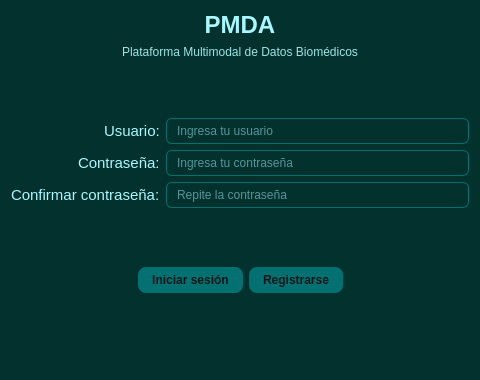
<?xml version="1.0" encoding="UTF-8"?>
<ui version="4.0">
 <class>LoginWindow</class>
 <widget class="QDialog" name="LoginWindow">
  <property name="geometry">
   <rect>
    <x>0</x>
    <y>0</y>
    <width>480</width>
    <height>380</height>
   </rect>
  </property>
  <property name="windowTitle">
   <string>Inicio de sesión</string>
  </property>
  <property name="styleSheet">
   <string notr="true">QDialog {
    background-color: #03312E;
    background-image: url(fondo.png);
    background-repeat: no-repeat;
    background-position: center;
}

QLabel {
    color: #A8F9FF;
    font-size: 11pt;
}

QLabel#title_label {
    font-size: 18pt;
    font-weight: bold;
    color: #A8F9FF;
}

QLabel#subtitle_label {
    font-size: 9pt;
    color: #9AE5E6;
}

QLabel#error_label {
    color: #A8F9FF;
    font-weight: bold;
}

QLineEdit {
    background-color: rgba(3, 49, 46, 210);
    border: 1px solid #037171;
    border-radius: 6px;
    padding: 4px 8px;
    color: #A8F9FF;
    selection-background-color: #037171;
}

QPushButton {
    background-color: #037171;
    color: #121619;
    border-radius: 8px;
    padding: 6px 14px;
    font-weight: bold;
}

QPushButton:hover {
    background-color: #9AE5E6;
}

QPushButton:pressed {
    background-color: #A8F9FF;
}</string>
  </property>
  <layout class="QVBoxLayout" name="verticalLayout">
   <item>
    <widget class="QLabel" name="title_label">
     <property name="text">
      <string>PMDA</string>
     </property>
     <property name="alignment">
      <set>Qt::AlignHCenter|Qt::AlignVCenter</set>
     </property>
    </widget>
   </item>
   <item>
    <widget class="QLabel" name="subtitle_label">
     <property name="text">
      <string>Plataforma Multimodal de Datos Biomédicos</string>
     </property>
     <property name="alignment">
      <set>Qt::AlignHCenter|Qt::AlignVCenter</set>
     </property>
    </widget>
   </item>
   <item>
    <spacer name="verticalSpacer_top">
     <property name="orientation">
      <enum>Qt::Vertical</enum>
     </property>
     <property name="sizeHint" stdset="0">
      <size>
       <width>20</width>
       <height>10</height>
      </size>
     </property>
    </spacer>
   </item>
   <item>
    <layout class="QFormLayout" name="formLayout">
     <property name="labelAlignment">
      <set>Qt::AlignRight|Qt::AlignVCenter</set>
     </property>
     <item row="0" column="0">
      <widget class="QLabel" name="label_user">
       <property name="text">
        <string>Usuario:</string>
       </property>
      </widget>
     </item>
     <item row="0" column="1">
      <widget class="QLineEdit" name="username_input">
       <property name="placeholderText">
        <string>Ingresa tu usuario</string>
       </property>
      </widget>
     </item>
     <item row="1" column="0">
      <widget class="QLabel" name="label_password">
       <property name="text">
        <string>Contraseña:</string>
       </property>
      </widget>
     </item>
     <item row="1" column="1">
      <widget class="QLineEdit" name="password_input">
       <property name="echoMode">
        <enum>QLineEdit::Password</enum>
       </property>
       <property name="placeholderText">
        <string>Ingresa tu contraseña</string>
       </property>
      </widget>
     </item>
     <item row="2" column="0">
      <widget class="QLabel" name="label_confirm">
       <property name="text">
        <string>Confirmar contraseña:</string>
       </property>
      </widget>
     </item>
     <item row="2" column="1">
      <widget class="QLineEdit" name="confirm_password_input">
       <property name="echoMode">
        <enum>QLineEdit::Password</enum>
       </property>
       <property name="placeholderText">
        <string>Repite la contraseña</string>
       </property>
      </widget>
     </item>
    </layout>
   </item>
   <item>
    <spacer name="verticalSpacer_mid">
     <property name="orientation">
      <enum>Qt::Vertical</enum>
     </property>
     <property name="sizeHint" stdset="0">
      <size>
       <width>20</width>
       <height>10</height>
      </size>
     </property>
    </spacer>
   </item>
   <item>
    <layout class="QHBoxLayout" name="buttonLayout">
     <item>
      <spacer name="horizontalSpacer_left">
       <property name="orientation">
        <enum>Qt::Horizontal</enum>
       </property>
       <property name="sizeHint" stdset="0">
        <size>
         <width>40</width>
         <height>20</height>
        </size>
       </property>
      </spacer>
     </item>
     <item>
      <widget class="QPushButton" name="login_button">
       <property name="text">
        <string>Iniciar sesión</string>
       </property>
       <property name="minimumWidth">
        <number>110</number>
       </property>
      </widget>
     </item>
     <item>
      <widget class="QPushButton" name="register_button">
       <property name="text">
        <string>Registrarse</string>
       </property>
       <property name="minimumWidth">
        <number>110</number>
       </property>
      </widget>
     </item>
     <item>
      <spacer name="horizontalSpacer_right">
       <property name="orientation">
        <enum>Qt::Horizontal</enum>
       </property>
       <property name="sizeHint" stdset="0">
        <size>
         <width>40</width>
         <height>20</height>
        </size>
       </property>
      </spacer>
     </item>
    </layout>
   </item>
   <item>
    <spacer name="verticalSpacer_bottom">
     <property name="orientation">
      <enum>Qt::Vertical</enum>
     </property>
     <property name="sizeHint" stdset="0">
      <size>
       <width>20</width>
       <height>10</height>
      </size>
     </property>
    </spacer>
   </item>
   <item>
    <widget class="QLabel" name="error_label">
     <property name="text">
      <string/>
     </property>
     <property name="alignment">
      <set>Qt::AlignHCenter|Qt::AlignVCenter</set>
     </property>
    </widget>
   </item>
  </layout>
 </widget>
 <resources/>
 <connections/>
</ui>
